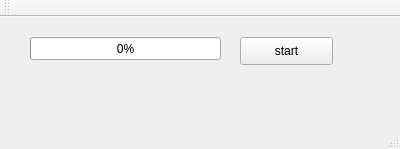
<?xml version="1.0" encoding="UTF-8"?>
<ui version="4.0">
 <class>MainWindow</class>
 <widget class="QMainWindow" name="MainWindow">
  <property name="geometry">
   <rect>
    <x>0</x>
    <y>0</y>
    <width>400</width>
    <height>149</height>
   </rect>
  </property>
  <property name="windowTitle">
   <string>tcpReceiver</string>
  </property>
  <widget class="QWidget" name="centralWidget">
   <widget class="QLabel" name="serverStatusLabel">
    <property name="geometry">
     <rect>
      <x>50</x>
      <y>60</y>
      <width>291</width>
      <height>31</height>
     </rect>
    </property>
    <property name="text">
     <string/>
    </property>
   </widget>
   <widget class="QProgressBar" name="serverProgressBar">
    <property name="geometry">
     <rect>
      <x>30</x>
      <y>20</y>
      <width>191</width>
      <height>23</height>
     </rect>
    </property>
    <property name="value">
     <number>0</number>
    </property>
   </widget>
   <widget class="QPushButton" name="startButton">
    <property name="geometry">
     <rect>
      <x>240</x>
      <y>20</y>
      <width>93</width>
      <height>28</height>
     </rect>
    </property>
    <property name="text">
     <string>start</string>
    </property>
   </widget>
  </widget>
  <widget class="QMenuBar" name="menuBar">
   <property name="geometry">
    <rect>
     <x>0</x>
     <y>0</y>
     <width>400</width>
     <height>26</height>
    </rect>
   </property>
  </widget>
  <widget class="QToolBar" name="mainToolBar">
   <attribute name="toolBarArea">
    <enum>TopToolBarArea</enum>
   </attribute>
   <attribute name="toolBarBreak">
    <bool>false</bool>
   </attribute>
  </widget>
  <widget class="QStatusBar" name="statusBar"/>
 </widget>
 <layoutdefault spacing="6" margin="11"/>
 <resources/>
 <connections/>
</ui>
